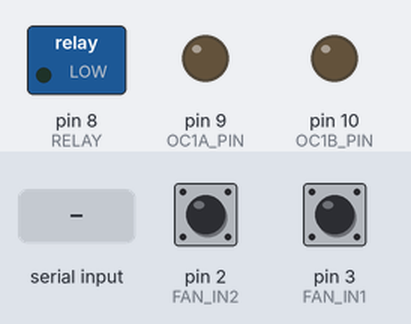
Simulated run of this sketch. Board: Arduino Uno, built with avr-gcc and run on an emulated ATmega328P. On the bench: switched loads named in the sketch (green lamp = pin HIGH), output pins drawn as LEDs (lit = HIGH). The test bench sets the inputs (shaded band); at power-on: pin 2 (FAN_IN2) HIGH, pin 3 (FAN_IN1) HIGH. What the sketch prints to the serial monitor is not drawn.

Above: at 9.2 s.
9.3 s: "<90,45,200>" received over Serial
At 10.1 s:
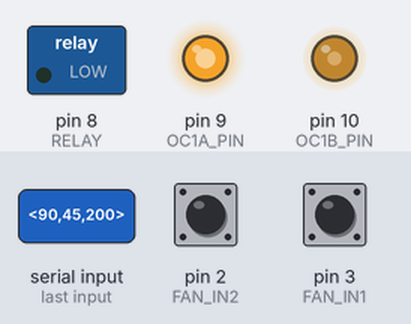
10.8 s: "<30,150>" received over Serial
At 11.3 s:
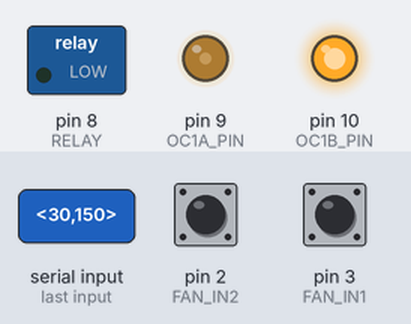
12.3 s: "<1>" received over Serial
At 13.5 s:
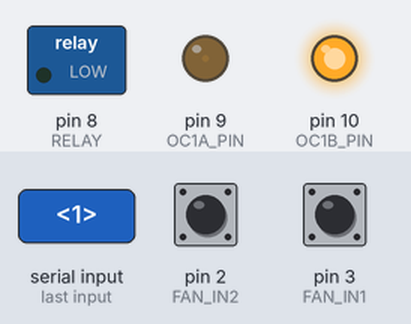
13.8 s: "<90>" received over Serial
At 14.6 s:
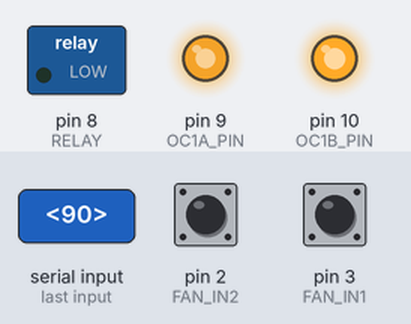
15.3 s: "<200>" received over Serial
At 15.8 s:
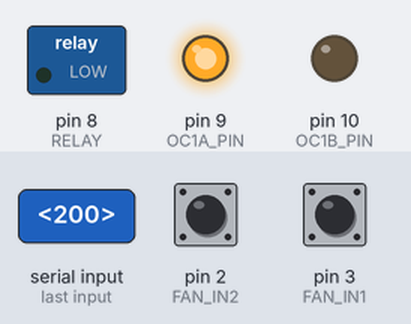
16.8 s: "<30,150,10>" received over Serial
At 18.2 s:
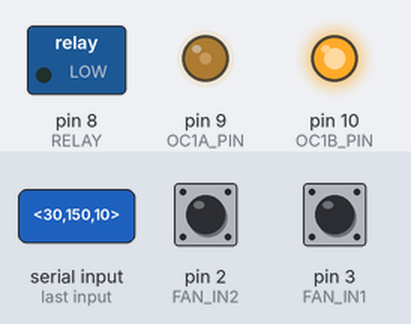
Timing chart, 0 to 19.3 s (numbered marks = the images above; inputs shaded):
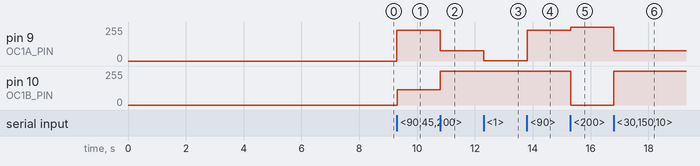

Measured:
- after the input at 9.3 s, pin 9 (OC1A_PIN): 0/255 → 230/255 at once; pin 10 (OC1B_PIN): 0/255 → 115/255 at once
- after the input at 10.8 s, pin 9 (OC1A_PIN): 230/255 → 77/255 at once; pin 10 (OC1B_PIN): 115/255 → 255/255 at once
- after the input at 12.3 s, pin 9 (OC1A_PIN): 77/255 → 2/255 at once
- after the input at 13.8 s, pin 9 (OC1A_PIN): 2/255 → 230/255 at once
- after the input at 15.3 s, pin 9 (OC1A_PIN): 230/255 → 255/255 at once; pin 10 (OC1B_PIN): 255/255 → 0/255 at once
- after the input at 16.8 s, pin 9 (OC1A_PIN): 255/255 → 77/255 at once; pin 10 (OC1B_PIN): 0/255 → 255/255 at once

The sketch:

Code_v3.ino
```cpp
// # Target project >>
// # Flow with Application Fan control with Python
// # Example:
// # > Arduino read Fan tacho convert to rpm value <
// # > rpm value send to PC(python) <
// # > PC read fan rpm value <
// # > User set target rpm example 2000 rpm <
// # > PC calcuted value of fan speed percentage to match target rpm via PID < bad result
// # > PC send value of fan speed percentage  to arduino <
// # > Arduino set rpm fan <
// # > LOOPBACK <

// Version 3

// Reminder use arduino Nano with Shield expension to reduce Tacho noise
// Using Arduino UNO need extra circuit to remove noise
// Depend the Fan that use

//Relay control def
int RELAY = 8;  // Relay to turn on Fan fix problem cannot upload program to arduino

//Fan control def
const byte OC1A_PIN = 9;         // Pwm top Fan
const byte OC1B_PIN = 10;        // Pwm bottom Fan
const word PWM_FREQ_HZ = 25000;  //Adjust this value to adjust the frequency (Frequency in HZ!) (Set currently to 25kHZ)
const word TCNT1_TOP = 16000000 / (2 * PWM_FREQ_HZ);

//Fan read def
const int FAN_IN1 = 3;  // Tach top Fan
const int FAN_IN2 = 2;  // Tach bottom Fan
unsigned long COUNT1 = 0;
unsigned long COUNT2 = 0;
unsigned long previousMillis = 0;
unsigned long RPM1;
unsigned long RPM2;

// Set fan Speed def
int FAN_SPEED1 = 0;  // Target speed top Fan
int FAN_SPEED2 = 0;  // Target speed Bottom Fan

//
const byte numChars = 32;
char receivedChars[numChars];
boolean newData = false;

////////////////////////////////
// char mystring[] = "20,0,10,25,1010";
char tempChars[sizeof(receivedChars)];
char *strings[32];
char *ptr = NULL;
const char *delimiter = ",";
/////////////////////////////////
int new_speed1;
int new_speed2;

void setup() {
  delay(8000);  // 8 second delay for intialze arduino prevent fan 100% speed

  //Setup relay control
  pinMode(RELAY, OUTPUT);

  //Setup setup fan control
  pinMode(OC1A_PIN, OUTPUT);
  pinMode(OC1B_PIN, OUTPUT);
  // Clear Timer1 control and count registers
  TCCR1A = 0;
  TCCR1B = 0;
  TCNT1 = 0;
  // Set Timer1 configuration
  // COM1A(1:0) = 0b10   (Output A clear rising/set falling)
  // COM1B(1:0) = 0b00   (Output B normal operation)
  // WGM(13:10) = 0b1010 (Phase correct PWM)
  // ICNC1      = 0b0    (Input capture noise canceler disabled)
  // ICES1      = 0b0    (Input capture edge select disabled)
  // CS(12:10)  = 0b001  (Input clock select = clock/1)
  TCCR1A |= (1 << COM1A1) | (1 << COM1B1) | (1 << WGM11);
  TCCR1B |= (1 << WGM13) | (1 << CS10);
  ICR1 = TCNT1_TOP;
  OCR1A = 0;
  OCR1B = 0;

  //Setup for tach sensor
  pinMode(FAN_IN1, INPUT_PULLUP);
  pinMode(FAN_IN2, INPUT_PULLUP);
  attachInterrupt(digitalPinToInterrupt(FAN_IN1), COUNTER1, RISING);
  attachInterrupt(digitalPinToInterrupt(FAN_IN2), COUNTER2, RISING);

  Serial.begin(9600);
  Serial.setTimeout(0.1);
}

void loop() {

  // Set Fan speed

  FAN_SPEED1 = new_speed1;
  FAN_SPEED2 = new_speed2;
  // FAN_SPEED1 = 13;
  // FAN_SPEED2 = 13;

  setPwmDuty(FAN_SPEED1, 1);
  setPwmDuty(FAN_SPEED2, 2);

  // Turn on relay to turn FAN
  digitalWrite(RELAY, LOW);

  // Read RPM of Fan
  unsigned long currentMillis = millis();
  if (currentMillis - previousMillis > 1000) {
    previousMillis = currentMillis;
    RPM1 = COUNT1 * 30;
    RPM2 = COUNT2 * 30;
    COUNT1 = 0;
    COUNT2 = 0;
  }

  recvWithStartEndMarkers();
  replyToPython();
  ////////////////////////////
  byte index = 0;
  // strcpy(tempChars, mystring);  // **** copy array to preserve original
  strcpy(tempChars, receivedChars);  // **** copy array to preserve original

  ptr = strtok(tempChars, delimiter);

  while (ptr != NULL) {
    // Serial.println(token);
    strings[index] = ptr;
    index++;

    ptr = strtok(NULL, delimiter);
  }
  new_speed1 = atoi(strings[0]);
  new_speed2 = atoi(strings[1]);
  // Serial.println(index);
  // for (int n = 0; n < index; n++) {
  //   // Serial.println(strings[n]);
  // }
  // Serial.println(strings[0]);
  //////////////////////////////////////////
}

void COUNTER1() {
  ++COUNT1;
}
void COUNTER2() {
  ++COUNT2;
}
void setPwmDuty(byte duty, int set) {
  if (set == 1) {
    OCR1A = (word)(duty * TCNT1_TOP) / 100;
  } else if (set == 2) {
    OCR1B = (word)(duty * TCNT1_TOP) / 100;
  }
}
void recvWithStartEndMarkers() {
  static boolean recvInProgress = false;
  static byte ndx = 0;
  char startMarker = '<';
  char endMarker = '>';
  char rc;

  while (Serial.available() > 0 && newData == false) {
    rc = Serial.read();

    if (recvInProgress == true) {
      if (rc != endMarker) {
        receivedChars[ndx] = rc;
        ndx++;
        if (ndx >= numChars) {
          ndx = numChars - 1;
        }
      } else {
        receivedChars[ndx] = '\0';  // terminate the string
        recvInProgress = false;
        ndx = 0;
        newData = true;
      }
    }

    else if (rc == startMarker) {
      recvInProgress = true;
    }
  }
}
void replyToPython() {
  if (newData == true) {
    newData = false;
    //Serial Output for PC communication
    // Serial.print(COUNT1);
    // Serial.print(" ");
    // Serial.print(COUNT2);
    // Serial.print(" ");
    Serial.print(RPM1);
    Serial.print(",");
    Serial.print(RPM2);
    Serial.print(",<");
    Serial.print(receivedChars);
    Serial.print(">,");
    ///////////////////////
    // Serial.print(strings[0]);
    // Serial.print(",");
    // Serial.print(strings[1]);
    ///////////////////////
    Serial.print(new_speed1);
    Serial.print(",");
    Serial.print(new_speed2);
  }
}
```
